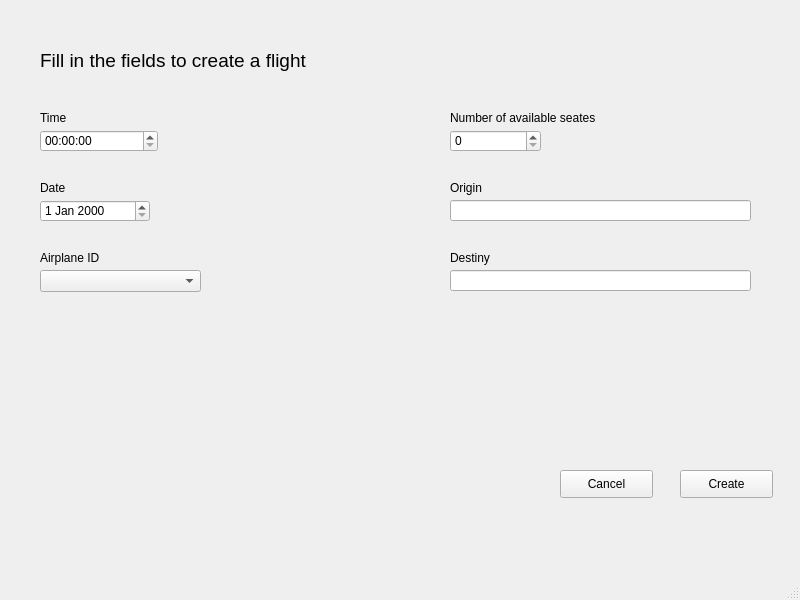
<?xml version="1.0" encoding="UTF-8"?>
<ui version="4.0">
 <class>CreateFlight</class>
 <widget class="QMainWindow" name="CreateFlight">
  <property name="geometry">
   <rect>
    <x>0</x>
    <y>0</y>
    <width>800</width>
    <height>600</height>
   </rect>
  </property>
  <property name="windowTitle">
   <string>MainWindow</string>
  </property>
  <widget class="QWidget" name="centralwidget">
   <widget class="QLabel" name="label_field_time">
    <property name="geometry">
     <rect>
      <x>40</x>
      <y>110</y>
      <width>55</width>
      <height>16</height>
     </rect>
    </property>
    <property name="text">
     <string>Time</string>
    </property>
   </widget>
   <widget class="QLabel" name="label_field_destiny">
    <property name="geometry">
     <rect>
      <x>450</x>
      <y>250</y>
      <width>55</width>
      <height>16</height>
     </rect>
    </property>
    <property name="text">
     <string>Destiny</string>
    </property>
   </widget>
   <widget class="QPushButton" name="button_create">
    <property name="geometry">
     <rect>
      <x>680</x>
      <y>470</y>
      <width>93</width>
      <height>28</height>
     </rect>
    </property>
    <property name="text">
     <string>Create</string>
    </property>
   </widget>
   <widget class="QLabel" name="label_field_available">
    <property name="geometry">
     <rect>
      <x>450</x>
      <y>110</y>
      <width>171</width>
      <height>16</height>
     </rect>
    </property>
    <property name="text">
     <string>Number of available seates</string>
    </property>
   </widget>
   <widget class="QPushButton" name="button_cancel">
    <property name="geometry">
     <rect>
      <x>560</x>
      <y>470</y>
      <width>93</width>
      <height>28</height>
     </rect>
    </property>
    <property name="text">
     <string>Cancel</string>
    </property>
   </widget>
   <widget class="QComboBox" name="combo_box_id_airplane">
    <property name="geometry">
     <rect>
      <x>40</x>
      <y>270</y>
      <width>161</width>
      <height>22</height>
     </rect>
    </property>
   </widget>
   <widget class="QSpinBox" name="spin_box_available_seats">
    <property name="geometry">
     <rect>
      <x>450</x>
      <y>130</y>
      <width>91</width>
      <height>22</height>
     </rect>
    </property>
    <property name="maximum">
     <number>900</number>
    </property>
   </widget>
   <widget class="QTimeEdit" name="time_flight">
    <property name="geometry">
     <rect>
      <x>40</x>
      <y>130</y>
      <width>118</width>
      <height>22</height>
     </rect>
    </property>
   </widget>
   <widget class="QLineEdit" name="edit_label_destiny">
    <property name="geometry">
     <rect>
      <x>450</x>
      <y>270</y>
      <width>301</width>
      <height>21</height>
     </rect>
    </property>
   </widget>
   <widget class="QDateEdit" name="date_flight">
    <property name="geometry">
     <rect>
      <x>40</x>
      <y>200</y>
      <width>110</width>
      <height>22</height>
     </rect>
    </property>
   </widget>
   <widget class="QLabel" name="label_field_origin">
    <property name="geometry">
     <rect>
      <x>450</x>
      <y>180</y>
      <width>55</width>
      <height>16</height>
     </rect>
    </property>
    <property name="text">
     <string>Origin</string>
    </property>
   </widget>
   <widget class="QLabel" name="label_title">
    <property name="geometry">
     <rect>
      <x>40</x>
      <y>40</y>
      <width>351</width>
      <height>41</height>
     </rect>
    </property>
    <property name="font">
     <font>
      <pointsize>14</pointsize>
     </font>
    </property>
    <property name="text">
     <string>Fill in the fields to create a flight</string>
    </property>
   </widget>
   <widget class="QLabel" name="label_field_date">
    <property name="geometry">
     <rect>
      <x>40</x>
      <y>180</y>
      <width>111</width>
      <height>16</height>
     </rect>
    </property>
    <property name="text">
     <string>Date</string>
    </property>
   </widget>
   <widget class="QLabel" name="label_field_id_airplane">
    <property name="geometry">
     <rect>
      <x>40</x>
      <y>250</y>
      <width>101</width>
      <height>16</height>
     </rect>
    </property>
    <property name="text">
     <string>Airplane ID</string>
    </property>
   </widget>
   <widget class="QLineEdit" name="line_edit_origin">
    <property name="geometry">
     <rect>
      <x>450</x>
      <y>200</y>
      <width>301</width>
      <height>21</height>
     </rect>
    </property>
   </widget>
  </widget>
  <widget class="QMenuBar" name="menubar">
   <property name="geometry">
    <rect>
     <x>0</x>
     <y>0</y>
     <width>800</width>
     <height>21</height>
    </rect>
   </property>
  </widget>
  <widget class="QStatusBar" name="statusbar"/>
 </widget>
 <resources/>
 <connections/>
</ui>
